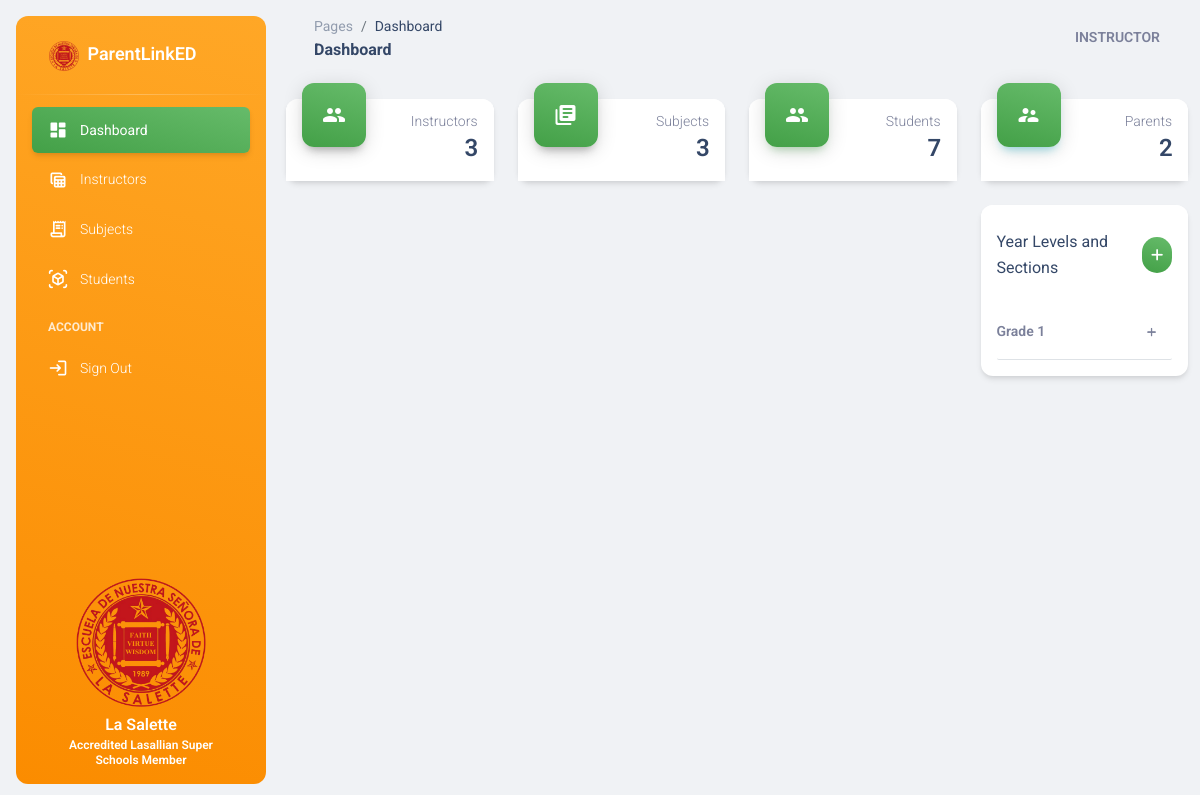
Page /dashboard/ (signed in) on the earlier database version.
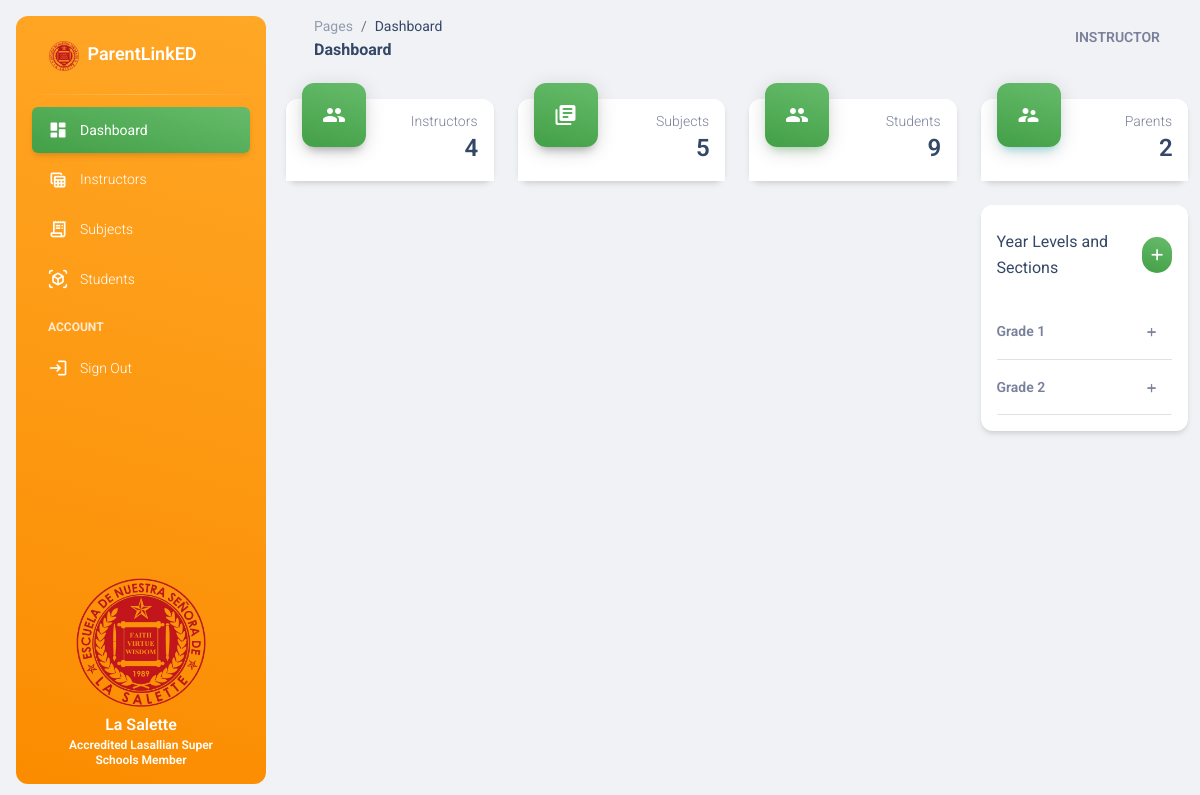
Same page on the later database version.
### base/models.py (models this page shows, shortened)
class YearLevelSection(models.Model):
    year_levels = [
        ('Grade 1', 'Grade 1'),
        ('Grade 2', 'Grade 2'),
        ('Grade 3', 'Grade 3'),
        ('Grade 4', 'Grade 4'),
        ('Grade 5', 'Grade 5'),
        ('Grade 6', 'Grade 6'),
    ]
    year_level = models.CharField(max_length=10, choices=year_levels)
    section = models.CharField(max_length=10)
    subjects = models.ManyToManyField(Subject, null=True, blank=True, related_name='year_level_sections')
    instructor = models.ForeignKey(Instructor, on_delete=models.CASCADE, related_name='year_level_sections', null = True, blank = True)
    slug = models.SlugField(max_length=255, unique=True, null=True, blank=True)
    def __str__(self):
        return f"{self.year_level} - {self.section}"

### base/views.py (the view)
# urls.py: path('dashboard/', views.admin_dashboard, name='admin_dashboard'),
@login_required
def admin_dashboard(request):
    instructors = Instructor.objects.all()
    students = Student.objects.all()
    guardians = Guardian.objects.all()
    subjects = Subject.objects.all()
    grouped_sections = get_grouped_sections()
    context = {
        'instructors': instructors,
        'students': students,
        'guardians': guardians,
        'subjects': subjects,
        'grouped_sections': grouped_sections
    }
    return render(request, 'base/admin/dashboard.html', context)

### base/views.py (called while the page is built)
def get_grouped_sections():
    year_level_sections = YearLevelSection.objects.annotate(student_count=Count('student')).order_by('id', 'section')
    grouped_sections = {}
    for section in year_level_sections:
        year_level = section.year_level
        if year_level not in grouped_sections:
            grouped_sections[year_level] = []
        grouped_sections[year_level].append(section)
    return grouped_sections

### base/templates/base/admin/dashboard.html (shortened to what this page needs)
{% extends 'base.html' %}
{% block content %}
    <div class="row">
        <div class="col-xl-3 col-sm-6 mb-xl-0 mb-4">
            <div class="card">
                <div class="card-header p-3 pt-2">
                <div class="icon icon-lg icon-shape bg-gradient-success shadow-dark text-center border-radius-xl mt-n4 position-absolute">
                    <i class="material-icons opacity-10">group</i>
                </div>
                <div class="text-end pt-1">
                    <p class="text-sm mb-0 text-capitalize">Instructors</p>
                    <h4 class="mb-0">{{ instructors.count }}</h4>
                </div>
                </div>
            </div>
        </div>
        <div class="col-xl-3 col-sm-6 mb-xl-0 mb-4">
            <div class="card">
                <div class="card-header p-3 pt-2">
                <div class="icon icon-lg icon-shape bg-gradient-success shadow-dark text-center border-radius-xl mt-n4 position-absolute">
                    <i class="material-icons opacity-10">library_books</i>
                </div>
                <div class="text-end pt-1">
                    <p class="text-sm mb-0 text-capitalize">Subjects</p>
                    <h4 class="mb-0">{{ subjects.count }}</h4>
                </div>
                </div>
            </div>
        </div>
        <div class="col-xl-3 col-sm-6 mb-xl-0 mb-4">
            <div class="card">
                <div class="card-header p-3 pt-2">
                <div class="icon icon-lg icon-shape bg-gradient-success shadow-success text-center border-radius-xl mt-n4 position-absolute">
                    <i class="material-icons opacity-10">group</i>
                </div>
                <div class="text-end pt-1">
                    <p class="text-sm mb-0 text-capitalize">Students</p>
                    <h4 class="mb-0">{{ students.count }}</h4>
                </div>
                </div>
            </div>
        </div>
        <div class="col-xl-3 col-sm-6">
            <div class="card">
                <div class="card-header p-3 pt-2">
                <div class="icon icon-lg icon-shape bg-gradient-success shadow-info text-center border-radius-xl mt-n4 position-absolute">
                    <i class="material-icons opacity-10">supervisor_account</i>
                </div>
                <div class="text-end pt-1">
                    <p class="text-sm mb-0 text-capitalize">Parents</p>
                    <h4 class="mb-0">{{ guardians.count }}</h4>
                </div>
                </div>
            </div>
        </div>
    </div>
    <div class="row mt-4 mb-4">
        <div class="col-lg-9 col-md-7 mb-md-0 mb-4">
        </div>
        {% include 'base/admin/section_tab.html' %}
    </div>
{% endblock %}

### base/templates/base/admin/section_tab.html (shortened to what this page needs)
<div class="col-lg-3 col-md-5 d-none d-md-block">
    <div class="card h-auto">
        <div class="card-header pb-0 px-3">
           <div class="d-flex justify-content-between align-items-center">
                 <a href="" class="mb-0" data-bs-toggle="tooltip" data-bs-title="view">Year Levels and Sections</a>
                 <a href="" type="button" data-bs-toggle="modal" data-bs-target="#add-section" class="bg-gradient-success avatar avatar-sm text-white"><i class="fa fa-plus"></i></a>
           </div>
        </div>
        <div class="card-body pt-4 p-3">
            <div class="accordion" id="accordionRental">
                {% for year_level, sections in grouped_sections.items %}
                    <div class="accordion-item">
                        <button class="accordion-button border-bottom font-weight-bold collapsed" type="button" data-bs-toggle="collapse" data-bs-target="#collapse_{{ year_level|slugify }}" aria-expanded="false" aria-controls="collapse_{{ year_level|slugify }}">
                            <small>{{ year_level }}</small>
                            <i class="collapse-close fa fa-plus text-xxs pt-1 position-absolute end-0 me-3" aria-hidden="true"></i>
                            <i class="collapse-open fa fa-minus text-xxs pt-1 position-absolute end-0 me-3" aria-hidden="true"></i>
                        </button>
                    </div>
                {% endfor %}
            </div>
        </div>
    </div>
</div>

Differences in the rows shown:
added YearLevelSection: year_level "Grade 2"
Other differences:
{{ instructors.count }}: "3" → "4"
{{ subjects.count }}: "3" → "5"
{{ students.count }}: "7" → "9"
